Frame 1 (no input): blank canvas, image omitted
Frame 60 (the mouse pressed at the canvas centre just before this capture): blank canvas, image omitted
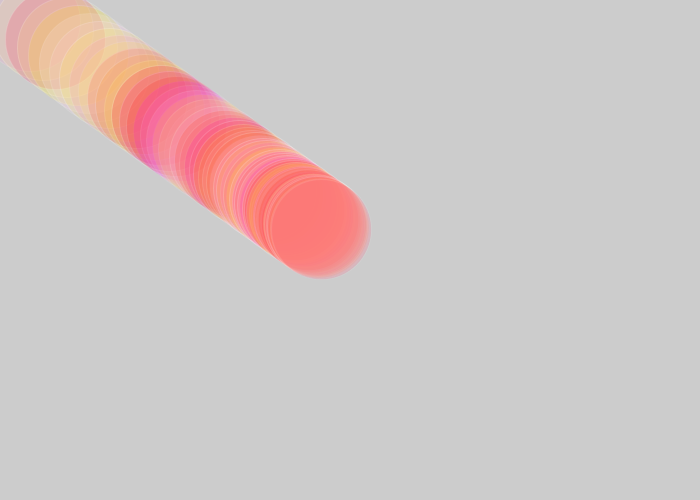
Frame 120 (the mouse held since frame 60 and released just before this capture)

The Processing sketch whose frames 1 and 60 were blank and that drew this single picture after the mouse press (run headless with seeded random() and noise(); from frame 60 on, the mouse is pressed at the canvas centre):

// Processing sketch: processing_33647
// ── processing_33647.pde


float xpos = 350;
float ypos = 250;

void setup(){
  size(700,500);
  smooth();
  
}

void draw(){
  
  fill(255,random(255),random(255),40);
  stroke(255,random(50));
  ellipse(xpos,ypos, mouseX-mouseY,mouseY-mouseX);
  xpos = xpos + (mouseX - xpos)/25.0;
  ypos = ypos + (mouseY - ypos)/25.0;
 
  
  
}
